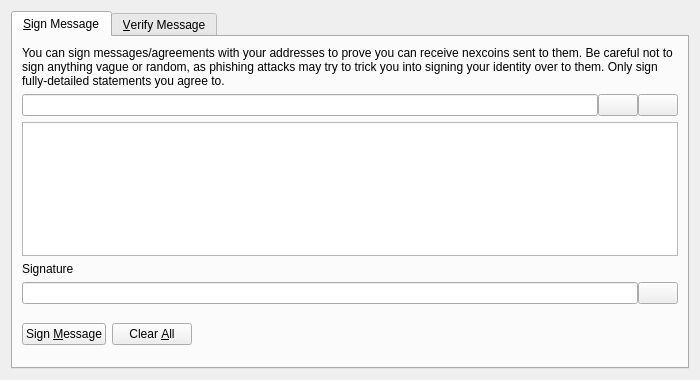
<?xml version="1.0" encoding="UTF-8"?>
<ui version="4.0">
 <class>SignVerifyMessageDialog</class>
 <widget class="QDialog" name="SignVerifyMessageDialog">
  <property name="geometry">
   <rect>
    <x>0</x>
    <y>0</y>
    <width>700</width>
    <height>380</height>
   </rect>
  </property>
  <property name="windowTitle">
   <string>Signatures - Sign / Verify a Message</string>
  </property>
  <property name="modal">
   <bool>true</bool>
  </property>
  <layout class="QVBoxLayout" name="verticalLayout">
   <item>
    <widget class="QTabWidget" name="tabWidget">
     <property name="currentIndex">
      <number>0</number>
     </property>
     <widget class="QWidget" name="tabSignMessage">
      <attribute name="title">
       <string>&amp;Sign Message</string>
      </attribute>
      <layout class="QVBoxLayout" name="verticalLayout_SM">
       <item>
        <widget class="QLabel" name="infoLabel_SM">
         <property name="text">
          <string>You can sign messages/agreements with your addresses to prove you can receive nexcoins sent to them. Be careful not to sign anything vague or random, as phishing attacks may try to trick you into signing your identity over to them. Only sign fully-detailed statements you agree to.</string>
         </property>
         <property name="textFormat">
          <enum>Qt::PlainText</enum>
         </property>
         <property name="wordWrap">
          <bool>true</bool>
         </property>
        </widget>
       </item>
       <item>
        <layout class="QHBoxLayout" name="horizontalLayout_1_SM">
         <property name="spacing">
          <number>0</number>
         </property>
         <item>
          <widget class="QValidatedLineEdit" name="addressIn_SM">
           <property name="toolTip">
            <string>The NexCoin address to sign the message with</string>
           </property>
          </widget>
         </item>
         <item>
          <widget class="QPushButton" name="addressBookButton_SM">
           <property name="toolTip">
            <string>Choose previously used address</string>
           </property>
           <property name="text">
            <string/>
           </property>
           <property name="icon">
            <iconset resource="../bitcoin.qrc">
             <normaloff>:/icons/address-book</normaloff>:/icons/address-book</iconset>
           </property>
           <property name="shortcut">
            <string>Alt+A</string>
           </property>
           <property name="autoDefault">
            <bool>false</bool>
           </property>
          </widget>
         </item>
         <item>
          <widget class="QPushButton" name="pasteButton_SM">
           <property name="toolTip">
            <string>Paste address from clipboard</string>
           </property>
           <property name="text">
            <string/>
           </property>
           <property name="icon">
            <iconset resource="../bitcoin.qrc">
             <normaloff>:/icons/editpaste</normaloff>:/icons/editpaste</iconset>
           </property>
           <property name="shortcut">
            <string>Alt+P</string>
           </property>
           <property name="autoDefault">
            <bool>false</bool>
           </property>
          </widget>
         </item>
        </layout>
       </item>
       <item>
        <widget class="QPlainTextEdit" name="messageIn_SM">
         <property name="toolTip">
          <string>Enter the message you want to sign here</string>
         </property>
        </widget>
       </item>
       <item>
        <widget class="QLabel" name="signatureLabel_SM">
         <property name="text">
          <string>Signature</string>
         </property>
         <property name="textFormat">
          <enum>Qt::PlainText</enum>
         </property>
        </widget>
       </item>
       <item>
        <layout class="QHBoxLayout" name="horizontalLayout_2_SM">
         <property name="spacing">
          <number>0</number>
         </property>
         <item>
          <widget class="QLineEdit" name="signatureOut_SM">
           <property name="font">
            <font>
             <italic>true</italic>
            </font>
           </property>
           <property name="readOnly">
            <bool>true</bool>
           </property>
          </widget>
         </item>
         <item>
          <widget class="QPushButton" name="copySignatureButton_SM">
           <property name="toolTip">
            <string>Copy the current signature to the system clipboard</string>
           </property>
           <property name="text">
            <string/>
           </property>
           <property name="icon">
            <iconset resource="../bitcoin.qrc">
             <normaloff>:/icons/editcopy</normaloff>:/icons/editcopy</iconset>
           </property>
           <property name="autoDefault">
            <bool>false</bool>
           </property>
          </widget>
         </item>
        </layout>
       </item>
       <item>
        <layout class="QHBoxLayout" name="horizontalLayout_3_SM">
         <item>
          <widget class="QPushButton" name="signMessageButton_SM">
           <property name="toolTip">
            <string>Sign the message to prove you own this NexCoin address</string>
           </property>
           <property name="text">
            <string>Sign &amp;Message</string>
           </property>
           <property name="icon">
            <iconset resource="../bitcoin.qrc">
             <normaloff>:/icons/edit</normaloff>:/icons/edit</iconset>
           </property>
           <property name="autoDefault">
            <bool>false</bool>
           </property>
          </widget>
         </item>
         <item>
          <widget class="QPushButton" name="clearButton_SM">
           <property name="toolTip">
            <string>Reset all sign message fields</string>
           </property>
           <property name="text">
            <string>Clear &amp;All</string>
           </property>
           <property name="icon">
            <iconset resource="../bitcoin.qrc">
             <normaloff>:/icons/remove</normaloff>:/icons/remove</iconset>
           </property>
           <property name="autoDefault">
            <bool>false</bool>
           </property>
          </widget>
         </item>
         <item>
          <spacer name="horizontalSpacer_1_SM">
           <property name="orientation">
            <enum>Qt::Horizontal</enum>
           </property>
           <property name="sizeHint" stdset="0">
            <size>
             <width>40</width>
             <height>48</height>
            </size>
           </property>
          </spacer>
         </item>
         <item>
          <widget class="QLabel" name="statusLabel_SM">
           <property name="font">
            <font>
             <weight>75</weight>
             <bold>true</bold>
            </font>
           </property>
           <property name="text">
            <string/>
           </property>
           <property name="wordWrap">
            <bool>true</bool>
           </property>
          </widget>
         </item>
         <item>
          <spacer name="horizontalSpacer_2_SM">
           <property name="orientation">
            <enum>Qt::Horizontal</enum>
           </property>
           <property name="sizeHint" stdset="0">
            <size>
             <width>40</width>
             <height>48</height>
            </size>
           </property>
          </spacer>
         </item>
        </layout>
       </item>
      </layout>
     </widget>
     <widget class="QWidget" name="tabVerifyMessage">
      <attribute name="title">
       <string>&amp;Verify Message</string>
      </attribute>
      <layout class="QVBoxLayout" name="verticalLayout_VM">
       <item>
        <widget class="QLabel" name="infoLabel_VM">
         <property name="text">
          <string>Enter the receiver's address, message (ensure you copy line breaks, spaces, tabs, etc. exactly) and signature below to verify the message. Be careful not to read more into the signature than what is in the signed message itself, to avoid being tricked by a man-in-the-middle attack. Note that this only proves the signing party receives with the address, it cannot prove sendership of any transaction!</string>
         </property>
         <property name="textFormat">
          <enum>Qt::PlainText</enum>
         </property>
         <property name="alignment">
          <set>Qt::AlignLeading|Qt::AlignLeft|Qt::AlignTop</set>
         </property>
         <property name="wordWrap">
          <bool>true</bool>
         </property>
        </widget>
       </item>
       <item>
        <layout class="QHBoxLayout" name="horizontalLayout_1_VM">
         <property name="spacing">
          <number>0</number>
         </property>
         <item>
          <widget class="QValidatedLineEdit" name="addressIn_VM">
           <property name="toolTip">
            <string>The NexCoin address the message was signed with</string>
           </property>
          </widget>
         </item>
         <item>
          <widget class="QPushButton" name="addressBookButton_VM">
           <property name="toolTip">
            <string>Choose previously used address</string>
           </property>
           <property name="text">
            <string/>
           </property>
           <property name="icon">
            <iconset resource="../bitcoin.qrc">
             <normaloff>:/icons/address-book</normaloff>:/icons/address-book</iconset>
           </property>
           <property name="shortcut">
            <string>Alt+A</string>
           </property>
           <property name="autoDefault">
            <bool>false</bool>
           </property>
          </widget>
         </item>
        </layout>
       </item>
       <item>
        <widget class="QPlainTextEdit" name="messageIn_VM"/>
       </item>
       <item>
        <widget class="QValidatedLineEdit" name="signatureIn_VM"/>
       </item>
       <item>
        <layout class="QHBoxLayout" name="horizontalLayout_2_VM">
         <item>
          <widget class="QPushButton" name="verifyMessageButton_VM">
           <property name="toolTip">
            <string>Verify the message to ensure it was signed with the specified NexCoin address</string>
           </property>
           <property name="text">
            <string>Verify &amp;Message</string>
           </property>
           <property name="icon">
            <iconset resource="../bitcoin.qrc">
             <normaloff>:/icons/transaction_0</normaloff>:/icons/transaction_0</iconset>
           </property>
           <property name="autoDefault">
            <bool>false</bool>
           </property>
          </widget>
         </item>
         <item>
          <widget class="QPushButton" name="clearButton_VM">
           <property name="toolTip">
            <string>Reset all verify message fields</string>
           </property>
           <property name="text">
            <string>Clear &amp;All</string>
           </property>
           <property name="icon">
            <iconset resource="../bitcoin.qrc">
             <normaloff>:/icons/remove</normaloff>:/icons/remove</iconset>
           </property>
           <property name="autoDefault">
            <bool>false</bool>
           </property>
          </widget>
         </item>
         <item>
          <spacer name="horizontalSpacer_1_VM">
           <property name="orientation">
            <enum>Qt::Horizontal</enum>
           </property>
           <property name="sizeHint" stdset="0">
            <size>
             <width>40</width>
             <height>48</height>
            </size>
           </property>
          </spacer>
         </item>
         <item>
          <widget class="QLabel" name="statusLabel_VM">
           <property name="font">
            <font>
             <weight>75</weight>
             <bold>true</bold>
            </font>
           </property>
           <property name="text">
            <string/>
           </property>
           <property name="wordWrap">
            <bool>true</bool>
           </property>
          </widget>
         </item>
         <item>
          <spacer name="horizontalSpacer_2_VM">
           <property name="orientation">
            <enum>Qt::Horizontal</enum>
           </property>
           <property name="sizeHint" stdset="0">
            <size>
             <width>40</width>
             <height>48</height>
            </size>
           </property>
          </spacer>
         </item>
        </layout>
       </item>
      </layout>
     </widget>
    </widget>
   </item>
  </layout>
 </widget>
 <customwidgets>
  <customwidget>
   <class>QValidatedLineEdit</class>
   <extends>QLineEdit</extends>
   <header>qt/qvalidatedlineedit.h</header>
  </customwidget>
 </customwidgets>
 <resources>
  <include location="../bitcoin.qrc"/>
 </resources>
 <connections/>
</ui>
